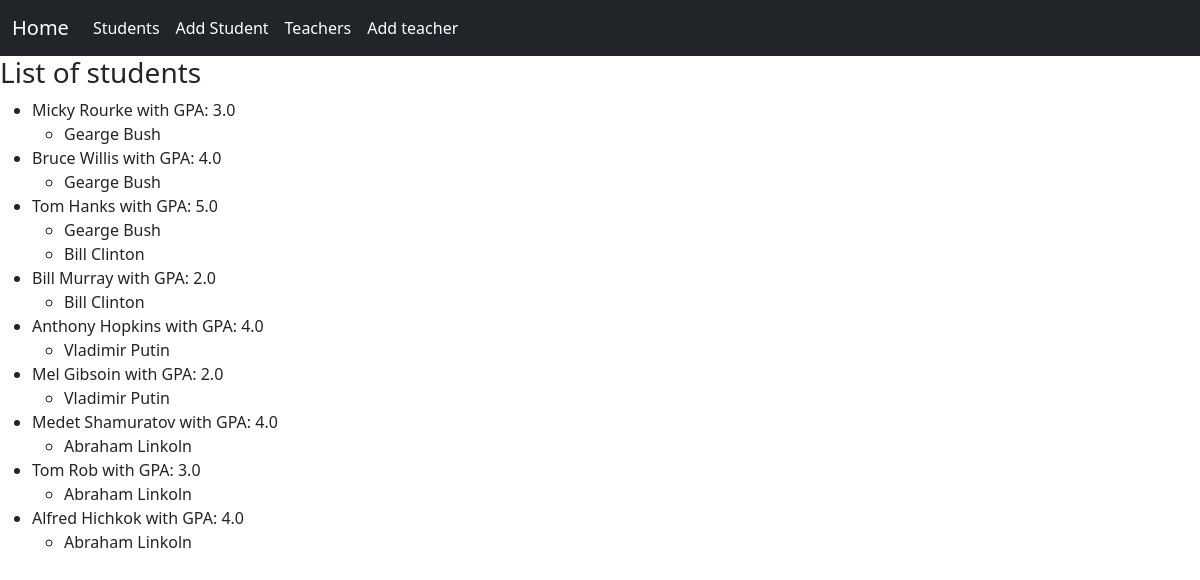
The page / on the database its author committed.
### app/models.py (models this page shows, shortened)
class Student(models.Model):
    student_name = models.CharField(max_length=30)
    student_lastname = models.CharField(max_length=30)
    gpa = models.FloatField()

class Teacher(models.Model):
    teacher_name = models.CharField(max_length=30)
    teacher_lastname = models.CharField(max_length=30)
    students = models.ManyToManyField(Student, related_name='teachers')

### app/views.py (the view)
# urls.py: path('', StudentView.as_view(), name='students'),
class StudentView(ListView):
    model = Student
    template_name = 'students.html'
    context_object_name = 'students'

### app/templates/students.html (shortened to what this page needs)
{% extends 'base.html' %}
{% block content %}
<h3> List of students </h3>
    <ul>
        {% for student in students %}
        <li>
            {{ student.student_name }} {{ student.student_lastname }} with GPA: {{ student.gpa }}
                {% for teacher in student.teachers.all %}
                <ul>
                    <li>
                        {{ teacher.teacher_name }} {{ teacher.teacher_lastname }}
                    </li>
                </ul>
                {% endfor %}
        </li>
        {% endfor %}
    </ul>
{% endblock %}

### app/templates/base.html (shortened to what this page needs)
{% load static %}
<!DOCTYPE html>
<html lang="en">
<head>
    <link href="https://cdn.jsdelivr.net/npm/bootstrap@5.3.0/dist/css/bootstrap.min.css" rel="stylesheet">
</head>
<body>
    <nav class="navbar navbar-expand navbar-dark bg-dark" aria-label="Second navbar example">
        <div class="container-fluid">
            <a class="navbar-brand" href="{% url 'teachers' %}">Home</a>
            <div class="collapse navbar-collapse" id="navbarsExample02">
                <ul class="navbar-nav me-auto">
                    <li class="nav-item">
                        <a class="nav-link active" aria-current="page" href="{% url 'students' %}">Students</a>
                    </li>
                    <li class="nav-item">
                        <a class="nav-link active" aria-current="page" href="{% url 'studentcreate' %}">Add Student</a>
                    </li>
                    <li class="nav-item">
                        <a class="nav-link active" aria-current="page" href="{% url 'teachers' %}">Teachers</a>
                    </li>
                    <li class="nav-item">
                        <a class="nav-link active" aria-current="page" href="{% url 'teachercreate' %}">Add teacher</a>
                    </li>
                </ul>
            </div>
        </div>
    </nav>
    {% block content %}
    {% endblock %}
</body>
</html>

### rows shown on the page
Student: student_name "Micky", student_lastname "Rourke", gpa "3.0"
Teacher: teacher_name "Gearge", teacher_lastname "Bush"
Student: student_name "Bruce", student_lastname "Willis", gpa "4.0"
Student: student_name "Tom", student_lastname "Hanks", gpa "5.0"
Teacher: teacher_name "Bill", teacher_lastname "Clinton"
Student: student_name "Bill", student_lastname "Murray", gpa "2.0"
Student: student_name "Anthony", student_lastname "Hopkins", gpa "4.0"
Teacher: teacher_name "Vladimir", teacher_lastname "Putin"
Student: student_name "Mel", student_lastname "Gibsoin", gpa "2.0"
Student: student_name "Medet", student_lastname "Shamuratov", gpa "4.0"
Teacher: teacher_name "Abraham", teacher_lastname "Linkoln"
Student: student_name "Tom", student_lastname "Rob", gpa "3.0"
Student: student_name "Alfred", student_lastname "Hichkok", gpa "4.0"
